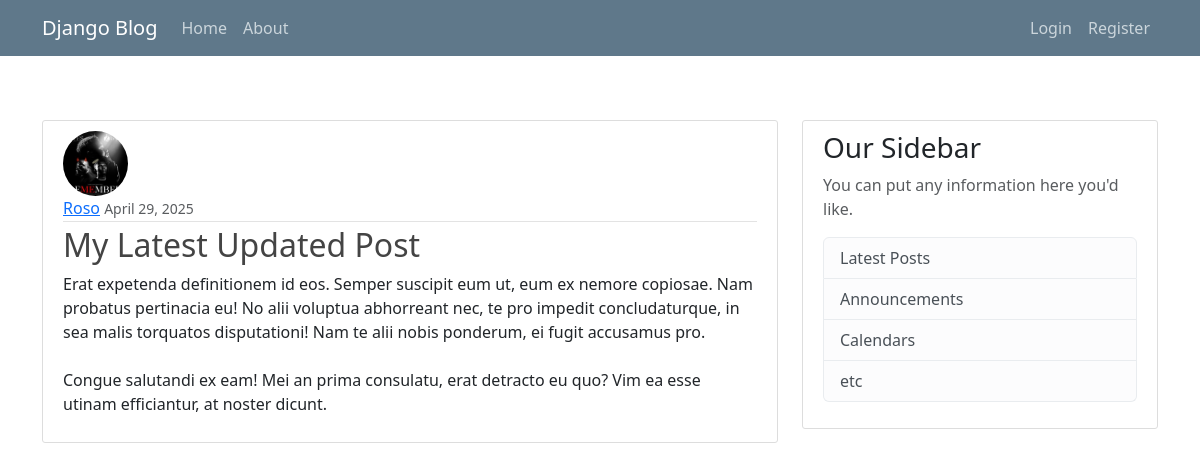
The page /post/29/ on the database its author committed.
### blog/models.py (models this page shows, shortened)
class Post(models.Model):
    title = models.CharField(max_length=100)
    content = models.TextField()
    date_posted = models.DateTimeField(default=timezone.now)
    author = models.ForeignKey(User, on_delete=models.CASCADE)

### users/models.py (models this page shows, shortened)
class Profile(models.Model):
    user = models.OneToOneField(User, on_delete=models.CASCADE)
    image = models.ImageField(default='default.jpg', upload_to='profile_pics')

### blog/views.py (the view)
# urls.py: path('post/<int:pk>/', PostDetailView.as_view(), name='post-detail'),
class PostDetailView(DetailView):
    model = Post

### blog/templates/blog/post_detail.html (shortened to what this page needs)
{% extends "blog/base.html" %}
{% block content %}
    <article class="media content-section">
        <img class="rounded-circle article-img" src="{{ object.author.profile.image.url }}" >
        <div class="media-body">
            <div class="article-metadata">
            <a class="mr-2" href="{% url 'user-posts' object.author.username %}">{{ object.author }}</a>
            <small class="text-muted">{{ object.date_posted|date:"F d, Y" }}</small>
        </div>
            <h2 class="article-title" >{{ object.title }}</h2>
            <p class="article-content">{{ object.content }}</p>
        </div>
    </article>
{% endblock content %}

### blog/static/blog/main.css (style rules this page uses)
body { background: #fafafa; color: #333333; margin-top: 6rem !important; }
h1, h2, h3, h4, h5, h6 { color: #444444; }
.content-section { background: #ffffff; padding: 10px 20px; border: 1px solid #dddddd; border-radius: 3px; margin-bottom: 20px; }
.article-title { color: #444444; }
.article-content { white-space: pre-line; }
.article-img { height: 65px; width: 65px; margin-right: 16px; }
.article-metadata { padding-bottom: 1px; margin-bottom: 4px; border-bottom: 1px solid #e3e3e3 }

### rows shown on the page
Post: author.profile.image (picture), author "Roso", date_posted "April 29, 2025", title "My Latest Updated Post", content "Erat expetenda definitionem id eos. Semper suscipit eum ut, eum ex nemore copiosae. Nam probatus pertinacia eu! No alii voluptua abhorreant nec, te pro impedit concludaturque, in sea malis torquatos disputationi! Nam te alii nobis ponderum, ei fugit accusamus pro. Congue salutandi ex eam! Mei an prima consulatu, erat detracto eu quo? Vim ea esse utinam efficiantur, at noster dicunt."
